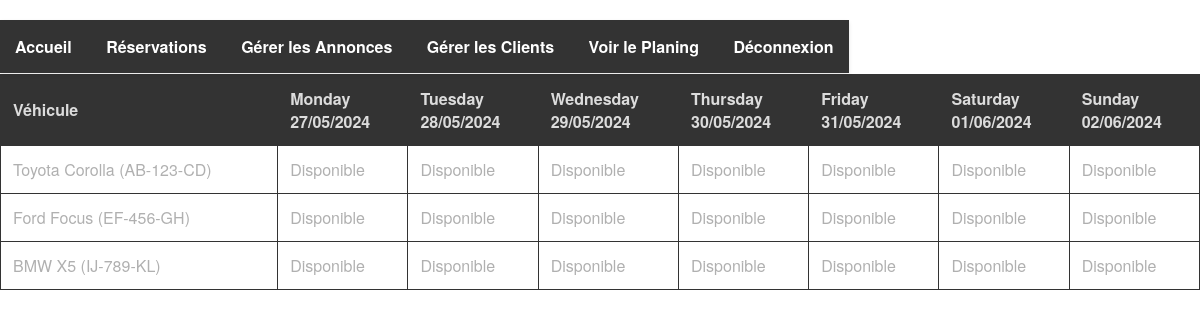
The page /planing.php on the database as committed earlier.
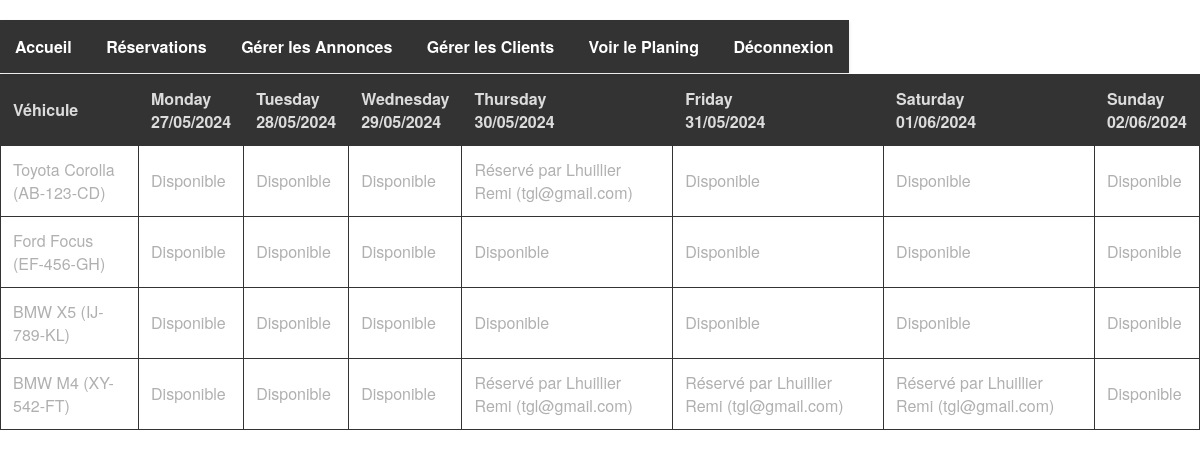
The same page on the database as committed later.
### tables this page shows
CREATE TABLE `voitures` (
  `immatriculation` varchar(16) NOT NULL,
  `id_marque` int(11) NOT NULL,
  `id_modele` int(11) NOT NULL,
  `kilometrage` int(11) NOT NULL,
  `id_categorie` int(11) NOT NULL,
  `prix` decimal(10,2) NOT NULL
);

CREATE TABLE `marques` (
  `id_marque` int(11) NOT NULL,
  `marque` varchar(256) NOT NULL
);

CREATE TABLE `modeles` (
  `id_modele` int(11) NOT NULL,
  `modele` varchar(256) NOT NULL
);

CREATE TABLE `reservations` (
  `id` int(11) NOT NULL,
  `id_client` int(11) DEFAULT NULL,
  `immatriculation` varchar(16) DEFAULT NULL,
  `kilometres` int(11) DEFAULT NULL,
  `days` int(11) NOT NULL,
  `total_price` decimal(10,2) NOT NULL,
  `status` enum('pending','accepted','rejected') DEFAULT 'pending',
  `start_date` date DEFAULT NULL,
  `end_date` date DEFAULT NULL
);

CREATE TABLE `clients` (
  `id_client` int(11) NOT NULL,
  `id_type_client` int(11) NOT NULL,
  `nom` varchar(100) NOT NULL,
  `prenom` varchar(100) NOT NULL,
  `adresse` varchar(256) NOT NULL,
  `email` varchar(100) NOT NULL,
  `password` varchar(255) NOT NULL,
  `is_admin` tinyint(1) NOT NULL DEFAULT 0
);

### planing.php (the view, shortened to what this page needs)
<?php
$servername = "localhost";
$username = "root";
$password = "";
$dbname = "locauto";
$conn = new mysqli($servername, $username, $password, $dbname);
function getStartAndEndOfWeek($date) {
    $dto = new DateTime($date);
    $dto->setISODate($dto->format('o'), $dto->format('W'));
    $start = $dto->format('Y-m-d');
    $dto->modify('+6 days');
    $end = $dto->format('Y-m-d');
    return array($start, $end);
}
list($start_date, $end_date) = getStartAndEndOfWeek(date('Y-m-d'));
$sql_cars = "SELECT v.immatriculation, m.marque, mo.modele
             FROM voitures v
             JOIN marques m ON v.id_marque = m.id_marque
             JOIN modeles mo ON v.id_modele = mo.id_modele";
$result_cars = $conn->query($sql_cars);
$cars = [];
while ($row = $result_cars->fetch_assoc()) {
    $cars[] = $row;
}
$sql_reservations = "SELECT r.immatriculation, r.start_date, r.end_date, r.status, c.nom, c.prenom, c.email
                     FROM reservations r
                     JOIN clients c ON r.id_client = c.id_client
                     WHERE r.start_date <= '$end_date' AND r.end_date >= '$start_date'";
$result_reservations = $conn->query($sql_reservations);
$reservations = [];
while ($row = $result_reservations->fetch_assoc()) {
    $reservations[] = $row;
}
$week_days = [];
for ($i = 0; $i < 7; $i++) {
    $date = date('Y-m-d', strtotime($start_date . " + $i days"));
    $week_days[] = [
        'date' => $date,
        'day' => strftime('%A', strtotime($date))
    ];
}
?>
<!DOCTYPE html>
<html lang="fr">
<head>
    <link rel="stylesheet" href="CSS/styles.css">
</head>
<body>
    <header>
        <nav>
        <ul>
                <li><a href="index.php">Accueil</a></li>
                <li><a href="admin.php">Réservations</a></li>
                <li><a href="admin_annonces.php">Gérer les Annonces</a></li>
                <li><a href="admin_clients.php">Gérer les Clients</a></li>
                <li><a href="planing.php">Voir le Planing</a></li>
                <li><a href="logout.php">Déconnexion</a></li>
            </ul>
        </nav>
    </header>
    <div class="planning-container">
        <h2>Planning Hebdomadaire des Voitures</h2>
        <table>
            <thead>
                <tr>
                    <th>Véhicule</th>
                    <?php foreach ($week_days as $day): ?>
                        <th><?php echo $day['day'] . '<br>' . date('d/m/Y', strtotime($day['date'])); ?></th>
                    <?php endforeach; ?>
                </tr>
            </thead>
            <tbody>
                <?php foreach ($cars as $car): ?>
                    <tr>
                        <td><?php echo $car['marque'] . ' ' . $car['modele'] . ' (' . $car['immatriculation'] . ')'; ?></td>
                        <?php foreach ($week_days as $day): ?>
                            <td>
                                <?php
                                $reserved = false;
                                foreach ($reservations as $reservation) {
                                    if ($reservation['immatriculation'] == $car['immatriculation'] &&
                                        $reservation['start_date'] <= $day['date'] &&
                                        $reservation['end_date'] >= $day['date']) {
                                        echo 'Réservé par ' . $reservation['nom'] . ' ' . $reservation['prenom'] . ' (' . $reservation['email'] . ')';
                                        $reserved = true;
                                        break;
                                    }
                                }
                                if (!$reserved) {
                                    echo 'Disponible';
                                }
                                ?>
                            </td>
                        <?php endforeach; ?>
                    </tr>
                <?php endforeach; ?>
            </tbody>
        </table>
    </div>
</body>
</html>

Rows that differ between the two databases and show on the page:
added reservations: id_client.nom "Lhuillier", id_client.prenom "Remi", id_client.email "tgl@gmail.com", shown under voitures "AB-123-CD"
added voitures: id_marque.marque "BMW", id_modele.modele "M4", immatriculation "XY-542-FT"
added reservations: id_client.nom "Lhuillier", id_client.prenom "Remi", id_client.email "tgl@gmail.com"
Other text that changed with them:
list line gone: "Disponible"
